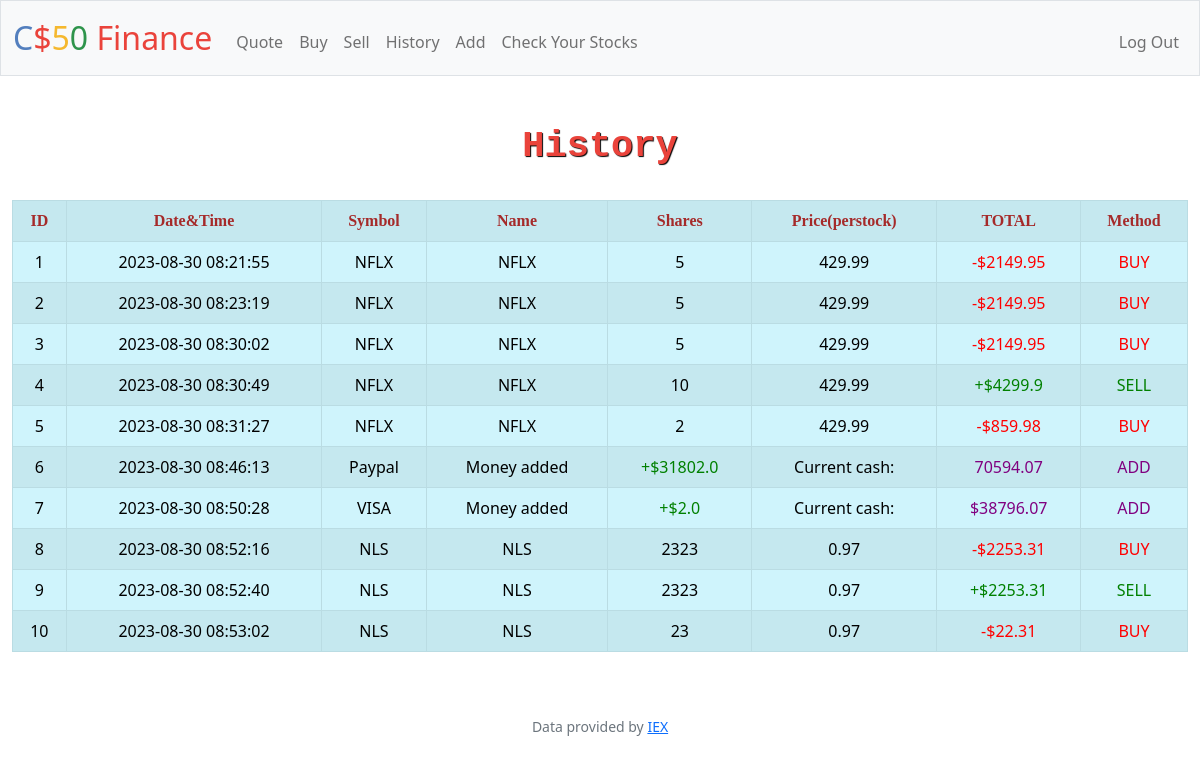
Page /history (signed in) on the committed database.
### tables this page shows
CREATE TABLE histories (
id INTEGER PRIMARY KEY AUTOINCREMENT NOT NULL,
time_stamp DATETIME DEFAULT CURRENT_TIMESTAMP,
user_id INTEGER NOT NULL,
symbol_id TEXT NOT NULL,
        name TEXT,
        shares INTEGER NOT NULL,
        price MONEY NOT NULL,
        total MONEY NOT NULL,
        method TEXT NOT NULL,
FOREIGN KEY(user_id) REFERENCES users(id));

### app.py (the view)
@app.route("/history")
@login_required
def history():
    current_user_id = session["user_id"]
    subtract_id = db.execute("SELECT id FROM histories WHERE user_id = ?", current_user_id)[0]['id']
    histories = db.execute("SELECT * FROM histories WHERE user_id = ?", current_user_id)
    return render_template("history.html", histories=histories, subtract_id=subtract_id)

### app.py (called while the page is built)
@app.after_request
def after_request(response):
    response.headers["Cache-Control"] = "no-cache, no-store, must-revalidate"
    response.headers["Expires"] = 0
    response.headers["Pragma"] = "no-cache"
    return response

### helpers.py (called while the page is built)
def login_required(f):
    @wraps(f)
    def decorated_function(*args, **kwargs):
        if session.get("user_id") is None:
            return redirect("/login")
        return f(*args, **kwargs)
    return decorated_function

### templates/history.html (shortened to what this page needs)
{% extends "layout.html" %}
{% block main %}
<h2 style="font-size: 37px; color: #ea433b; ">History</h2><br>
<table align="center" id="table" class="table table-info table-striped table-bordered">
    <tr>
        <th>ID</th>
        <th>Date&Time</th>
        <th>Symbol</th>
        <th>Name</th>
        <th>Shares</th>
        <th>Price(perstock)</th>
        <th>TOTAL</th>
        <th>Method</th>
    </tr>
    {% for history in histories %}
    <tr>
        <td>{{history.id - subtract_id + 1}}</td>
        <td>{{history.time_stamp}}</td>
        <td id="cash">{{history.symbol_id}}</td>
        <td>{{history.name}}</td>
        <td class="shares">{{history.shares}}</td>
        <td>{{history.price}}</td>
        <td class="total">{{history.total}}</td>
        <td class="method">{{history.method}}</td>
    </tr>
    {% endfor %}
</table>
{% endblock %}

### templates/layout.html (shortened to what this page needs)
<!DOCTYPE html>
<html lang="en">
    <head>
        <link href="https://cdn.jsdelivr.net/npm/bootstrap@5.1.3/dist/css/bootstrap.min.css" rel="stylesheet">
        <link href="/static/styles.css" rel="stylesheet">
    </head>
    <body>
        <nav class="bg-light border navbar navbar-expand-md navbar-light" >
            <div class="container-fluid">
                <a class="navbar-brand" href="/"><span class="blue">C</span><span class="red">$</span><span class="yellow">5</span><span class="green">0</span> <span class="red">Finance</span></a>
                <div class="collapse navbar-collapse" id="navbar">
                    {% if session["user_id"] %}
                        <ul class="navbar-nav me-auto mt-2">
                            <li class="nav-item"><a class="nav-link" href="/quote">Quote</a></li>
                            <li class="nav-item"><a class="nav-link" href="/buy">Buy</a></li>
                            <li class="nav-item"><a class="nav-link" href="/sell">Sell</a></li>
                            <li class="nav-item"><a class="nav-link" href="/history">History</a></li>
                            <li class="nav-item"><a class="nav-link" href="/add">Add</a></li>
                            <li class="nav-item"><a class="nav-link" href="/shares">Check Your Stocks</a></li>
                        </ul>
                        <ul class="navbar-nav ms-auto mt-2">
                            <li class="nav-item"><a class="nav-link" href="/logout">Log Out</a></li>
                        </ul>
                    {% else %}
                        <ul class="navbar-nav ms-auto mt-2">
                            <li class="nav-item"><a class="nav-link" href="/register">Register</a></li>
                            <li class="nav-item"><a class="nav-link" href="/login">Log In</a></li>
                        </ul>
                    {% endif %}
                </div>
            </div>
        </nav>
        <main class="container-fluid py-5 text-center">
            {% block main %}{% endblock %}
        </main>
        <footer class="mb-5 small text-center text-muted">
            Data provided by <a href="https://iexcloud.io/">IEX</a>
        </footer>
    </body>
</html>

### static/styles.css (style rules this page uses)
nav .navbar-brand { font-size: xx-large; }
nav .navbar-brand .blue { color: #537fbe; }
nav .navbar-brand .red { color: #ea433b; }
nav .navbar-brand .yellow { color: #f5b82e; }
nav .navbar-brand .green { color: #2e944b; }
.portfolio th, td { padding-left: 5vw; padding-right: 5vw; padding-bottom: 20px; }
.histories th, td { padding-left: 3vw; padding-right: 3vw; padding-bottom: 20px; }
#table th { color: brown; font-family: URW Chancery L, cursive; }
h2, h3 { font-family: Bradley Hand, monospace; font-weight: bold; text-shadow: 1px 1px 1px black }

### rows in the picture
histories: id "1", time_stamp "2023-08-30 08:21:55", symbol_id "NFLX", name "NFLX", shares "5", price "429.99", total "-$2149.95", method "BUY"
histories: id "2", time_stamp "2023-08-30 08:23:19", symbol_id "NFLX", name "NFLX", shares "5", price "429.99", total "-$2149.95", method "BUY"
histories: id "3", time_stamp "2023-08-30 08:30:02", symbol_id "NFLX", name "NFLX", shares "5", price "429.99", total "-$2149.95", method "BUY"
histories: id "4", time_stamp "2023-08-30 08:30:49", symbol_id "NFLX", name "NFLX", shares "10", price "429.99", total "+$4299.9", method "SELL"
histories: id "5", time_stamp "2023-08-30 08:31:27", symbol_id "NFLX", name "NFLX", shares "2", price "429.99", total "-$859.98", method "BUY"
histories: id "6", time_stamp "2023-08-30 08:46:13", symbol_id "Paypal", name "Money added", shares "+$31802.0", price "Current cash:", total "70594.07", method "ADD"
histories: id "7", time_stamp "2023-08-30 08:50:28", symbol_id "VISA", name "Money added", shares "+$2.0", price "Current cash:", total "$38796.07", method "ADD"
histories: id "8", time_stamp "2023-08-30 08:52:16", symbol_id "NLS", name "NLS", shares "2323", price "0.97", total "-$2253.31", method "BUY"
histories: id "9", time_stamp "2023-08-30 08:52:40", symbol_id "NLS", name "NLS", shares "2323", price "0.97", total "+$2253.31", method "SELL"
histories: id "10", time_stamp "2023-08-30 08:53:02", symbol_id "NLS", name "NLS", shares "23", price "0.97", total "-$22.31", method "BUY"
